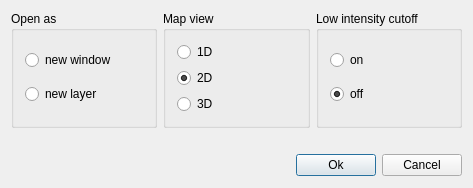
<ui version="4.0" >
 <class>TOPPViewOpenDialogTemplate</class>
 <widget class="QDialog" name="TOPPViewOpenDialogTemplate" >
  <property name="windowModality" >
   <enum>Qt::WindowModal</enum>
  </property>
  <property name="geometry" >
   <rect>
    <x>0</x>
    <y>0</y>
    <width>469</width>
    <height>185</height>
   </rect>
  </property>
  <property name="windowTitle" >
   <string/>
  </property>
  <property name="modal" >
   <bool>true</bool>
  </property>
  <layout class="QGridLayout" name="gridLayout" >
   <item row="0" column="0" colspan="3" >
    <layout class="QHBoxLayout" name="horizontalLayout" >
     <item>
      <widget class="QGroupBox" name="groupBox" >
       <property name="title" >
        <string>Open as</string>
       </property>
       <layout class="QVBoxLayout" name="verticalLayout_3" >
        <item>
         <widget class="QRadioButton" name="window_" >
          <property name="text" >
           <string>new window</string>
          </property>
          <property name="checked" >
           <bool>false</bool>
          </property>
         </widget>
        </item>
        <item>
         <widget class="QRadioButton" name="layer_" >
          <property name="text" >
           <string>new layer</string>
          </property>
         </widget>
        </item>
       </layout>
      </widget>
     </item>
     <item>
      <widget class="QGroupBox" name="groupBox_2" >
       <property name="title" >
        <string>Map view</string>
       </property>
       <layout class="QVBoxLayout" name="verticalLayout" >
        <item>
         <widget class="QRadioButton" name="d1_" >
          <property name="text" >
           <string>1D</string>
          </property>
         </widget>
        </item>
        <item>
         <widget class="QRadioButton" name="d2_" >
          <property name="text" >
           <string>2D</string>
          </property>
          <property name="checked" >
           <bool>true</bool>
          </property>
         </widget>
        </item>
        <item>
         <widget class="QRadioButton" name="d3_" >
          <property name="text" >
           <string>3D</string>
          </property>
         </widget>
        </item>
       </layout>
      </widget>
     </item>
     <item>
      <widget class="QGroupBox" name="groupBox_3" >
       <property name="title" >
        <string>Low intensity cutoff</string>
       </property>
       <layout class="QVBoxLayout" name="verticalLayout_2" >
        <item>
         <widget class="QRadioButton" name="cutoff_" >
          <property name="text" >
           <string>on</string>
          </property>
         </widget>
        </item>
        <item>
         <widget class="QRadioButton" name="nocutoff_" >
          <property name="enabled" >
           <bool>true</bool>
          </property>
          <property name="text" >
           <string>off</string>
          </property>
          <property name="checked" >
           <bool>true</bool>
          </property>
         </widget>
        </item>
       </layout>
      </widget>
     </item>
    </layout>
   </item>
   <item row="1" column="0" colspan="3" >
    <spacer>
     <property name="orientation" >
      <enum>Qt::Vertical</enum>
     </property>
     <property name="sizeType" >
      <enum>QSizePolicy::MinimumExpanding</enum>
     </property>
     <property name="sizeHint" stdset="0" >
      <size>
       <width>451</width>
       <height>20</height>
      </size>
     </property>
    </spacer>
   </item>
   <item row="2" column="0" >
    <spacer>
     <property name="orientation" >
      <enum>Qt::Horizontal</enum>
     </property>
     <property name="sizeType" >
      <enum>QSizePolicy::Expanding</enum>
     </property>
     <property name="sizeHint" stdset="0" >
      <size>
       <width>111</width>
       <height>23</height>
      </size>
     </property>
    </spacer>
   </item>
   <item row="2" column="1" >
    <widget class="QPushButton" name="ok_" >
     <property name="enabled" >
      <bool>true</bool>
     </property>
     <property name="text" >
      <string>Ok</string>
     </property>
    </widget>
   </item>
   <item row="2" column="2" >
    <widget class="QPushButton" name="cancel_" >
     <property name="enabled" >
      <bool>true</bool>
     </property>
     <property name="text" >
      <string>Cancel</string>
     </property>
    </widget>
   </item>
  </layout>
 </widget>
 <layoutdefault spacing="6" margin="11" />
 <tabstops>
  <tabstop>window_</tabstop>
  <tabstop>layer_</tabstop>
  <tabstop>d1_</tabstop>
  <tabstop>d2_</tabstop>
  <tabstop>d3_</tabstop>
  <tabstop>nocutoff_</tabstop>
  <tabstop>cutoff_</tabstop>
  <tabstop>cancel_</tabstop>
  <tabstop>ok_</tabstop>
 </tabstops>
 <resources/>
 <connections>
  <connection>
   <sender>ok_</sender>
   <signal>pressed()</signal>
   <receiver>TOPPViewOpenDialogTemplate</receiver>
   <slot>accept()</slot>
   <hints>
    <hint type="sourcelabel" >
     <x>20</x>
     <y>20</y>
    </hint>
    <hint type="destinationlabel" >
     <x>20</x>
     <y>20</y>
    </hint>
   </hints>
  </connection>
  <connection>
   <sender>cancel_</sender>
   <signal>pressed()</signal>
   <receiver>TOPPViewOpenDialogTemplate</receiver>
   <slot>reject()</slot>
   <hints>
    <hint type="sourcelabel" >
     <x>356</x>
     <y>269</y>
    </hint>
    <hint type="destinationlabel" >
     <x>244</x>
     <y>145</y>
    </hint>
   </hints>
  </connection>
 </connections>
</ui>
